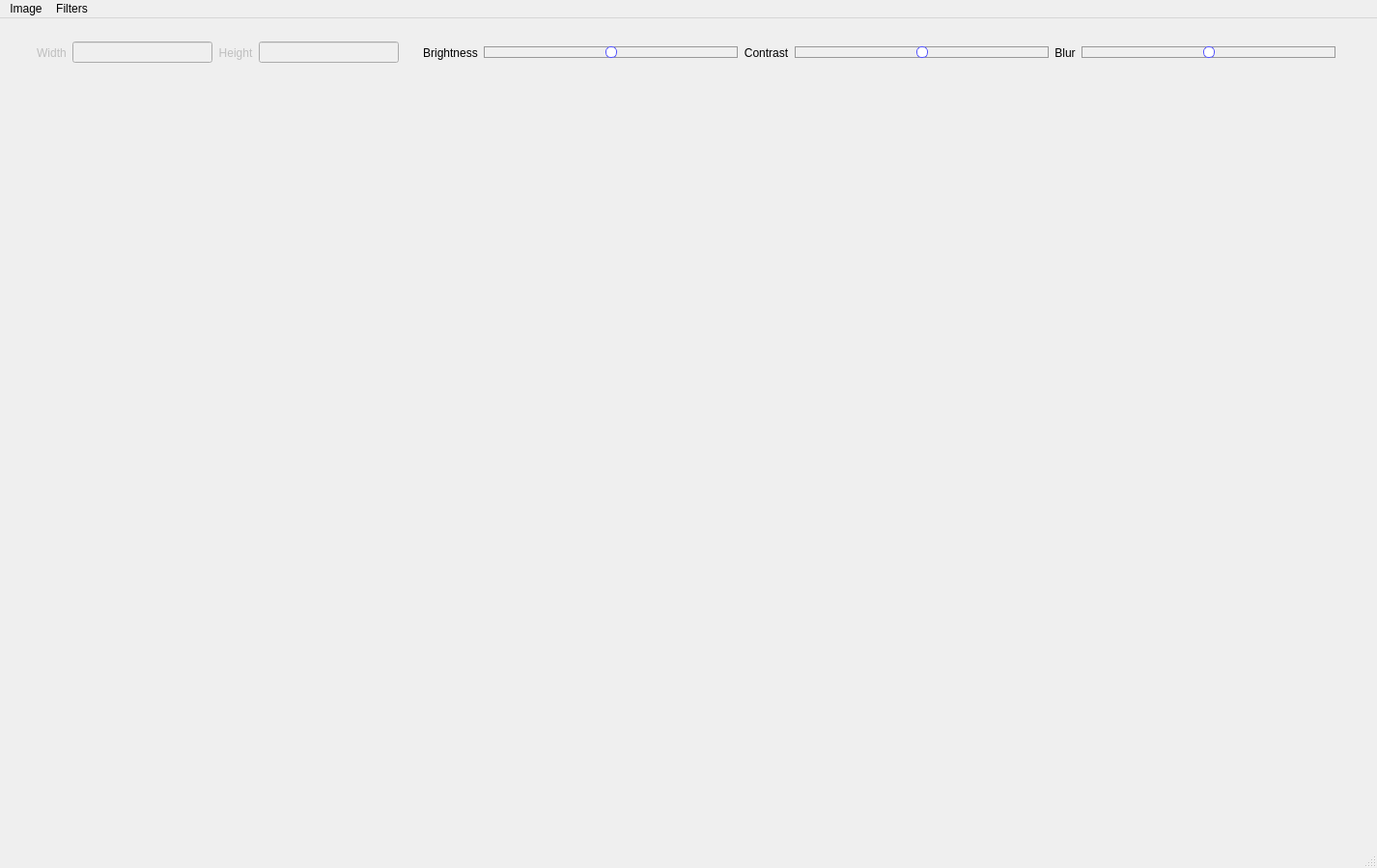
<?xml version="1.0" encoding="UTF-8"?>
<ui version="4.0">
 <class>MainWindow</class>
 <widget class="QMainWindow" name="MainWindow">
  <property name="geometry">
   <rect>
    <x>0</x>
    <y>0</y>
    <width>1426</width>
    <height>899</height>
   </rect>
  </property>
  <property name="windowTitle">
   <string>MainWindow</string>
  </property>
  <property name="styleSheet">
   <string notr="true"/>
  </property>
  <widget class="QWidget" name="centralwidget">
   <widget class="QLabel" name="label_4">
    <property name="geometry">
     <rect>
      <x>30</x>
      <y>90</y>
      <width>1361</width>
      <height>721</height>
     </rect>
    </property>
    <property name="styleSheet">
     <string notr="true"/>
    </property>
    <property name="text">
     <string/>
    </property>
   </widget>
   <widget class="QWidget" name="horizontalLayoutWidget">
    <property name="geometry">
     <rect>
      <x>430</x>
      <y>0</y>
      <width>961</width>
      <height>71</height>
     </rect>
    </property>
    <layout class="QHBoxLayout" name="horizontalLayout">
     <property name="leftMargin">
      <number>8</number>
     </property>
     <property name="topMargin">
      <number>5</number>
     </property>
     <property name="rightMargin">
      <number>8</number>
     </property>
     <property name="bottomMargin">
      <number>5</number>
     </property>
     <item>
      <widget class="QLabel" name="label">
       <property name="font">
        <font/>
       </property>
       <property name="layoutDirection">
        <enum>Qt::LeftToRight</enum>
       </property>
       <property name="text">
        <string>Brightness</string>
       </property>
       <property name="alignment">
        <set>Qt::AlignCenter</set>
       </property>
      </widget>
     </item>
     <item>
      <widget class="QSlider" name="horizontalSlider">
       <property name="enabled">
        <bool>false</bool>
       </property>
       <property name="sizePolicy">
        <sizepolicy hsizetype="Expanding" vsizetype="Preferred">
         <horstretch>0</horstretch>
         <verstretch>0</verstretch>
        </sizepolicy>
       </property>
       <property name="font">
        <font>
         <pointsize>8</pointsize>
        </font>
       </property>
       <property name="styleSheet">
        <string notr="true">QSlider::groove:horizontal {
    border: 1px solid #999999;
    height: 10px;
}

QSlider::handle:horizontal {
    background: #ffffff;
    width: 10px;
    margin: -1px -1px;
    border-radius: 5px;
    border: 1px solid #5555ff;
}

QSlider::add-page:horizontal {
    background: qlineargradient(
        x1:0, y1:0, x2:1, y2:1,
        stop:0 rgba(188, 231, 215, 255),
        stop:1 rgba(122, 215, 255, 255)
    );
}

QSlider::sub-page:horizontal {
    background: qlineargradient(
        x1:1, y1:0, x2:0.585, y2:0.556818,
        stop:0 rgba(132, 76, 171, 255),
        stop:1 rgba(122, 130, 255, 255)
    );
}
</string>
       </property>
       <property name="minimum">
        <number>-50</number>
       </property>
       <property name="maximum">
        <number>50</number>
       </property>
       <property name="pageStep">
        <number>1</number>
       </property>
       <property name="value">
        <number>0</number>
       </property>
       <property name="sliderPosition">
        <number>0</number>
       </property>
       <property name="tracking">
        <bool>true</bool>
       </property>
       <property name="orientation">
        <enum>Qt::Horizontal</enum>
       </property>
       <property name="tickPosition">
        <enum>QSlider::NoTicks</enum>
       </property>
       <property name="tickInterval">
        <number>0</number>
       </property>
      </widget>
     </item>
     <item>
      <widget class="QLabel" name="label_2">
       <property name="font">
        <font/>
       </property>
       <property name="layoutDirection">
        <enum>Qt::LeftToRight</enum>
       </property>
       <property name="text">
        <string>Contrast</string>
       </property>
       <property name="alignment">
        <set>Qt::AlignCenter</set>
       </property>
      </widget>
     </item>
     <item>
      <widget class="QSlider" name="horizontalSlider_2">
       <property name="enabled">
        <bool>false</bool>
       </property>
       <property name="sizePolicy">
        <sizepolicy hsizetype="Expanding" vsizetype="Preferred">
         <horstretch>0</horstretch>
         <verstretch>0</verstretch>
        </sizepolicy>
       </property>
       <property name="font">
        <font>
         <pointsize>8</pointsize>
        </font>
       </property>
       <property name="styleSheet">
        <string notr="true">QSlider::groove:horizontal {
    border: 1px solid #999999;
    height: 10px;
}

QSlider::handle:horizontal {
    background: #ffffff;
    width: 10px;
    margin: -1px -1px;
    border-radius: 5px;
    border: 1px solid #5555ff;
}

QSlider::add-page:horizontal {
    background: qlineargradient(
        x1:0, y1:0, x2:1, y2:1,
        stop:0 rgba(188, 231, 215, 255),
        stop:1 rgba(122, 215, 255, 255)
    );
}

QSlider::sub-page:horizontal {
    background: qlineargradient(
        x1:1, y1:0, x2:0.585, y2:0.556818,
        stop:0 rgba(132, 76, 171, 255),
        stop:1 rgba(122, 130, 255, 255)
    );
}
</string>
       </property>
       <property name="minimum">
        <number>-50</number>
       </property>
       <property name="maximum">
        <number>50</number>
       </property>
       <property name="pageStep">
        <number>1</number>
       </property>
       <property name="value">
        <number>0</number>
       </property>
       <property name="orientation">
        <enum>Qt::Horizontal</enum>
       </property>
      </widget>
     </item>
     <item>
      <widget class="QLabel" name="label_3">
       <property name="font">
        <font/>
       </property>
       <property name="layoutDirection">
        <enum>Qt::LeftToRight</enum>
       </property>
       <property name="text">
        <string>Blur</string>
       </property>
       <property name="alignment">
        <set>Qt::AlignCenter</set>
       </property>
      </widget>
     </item>
     <item>
      <widget class="QSlider" name="horizontalSlider_3">
       <property name="enabled">
        <bool>false</bool>
       </property>
       <property name="sizePolicy">
        <sizepolicy hsizetype="Expanding" vsizetype="Preferred">
         <horstretch>0</horstretch>
         <verstretch>0</verstretch>
        </sizepolicy>
       </property>
       <property name="font">
        <font>
         <pointsize>8</pointsize>
        </font>
       </property>
       <property name="styleSheet">
        <string notr="true">QSlider::groove:horizontal {
    border: 1px solid #999999;
    height: 10px;
}

QSlider::handle:horizontal {
    background: #ffffff;
    width: 10px;
    margin: -1px -1px;
    border-radius: 5px;
    border: 1px solid #5555ff;
}

QSlider::add-page:horizontal {
    background: qlineargradient(
        x1:0, y1:0, x2:1, y2:1,
        stop:0 rgba(188, 231, 215, 255),
        stop:1 rgba(122, 215, 255, 255)
    );
}

QSlider::sub-page:horizontal {
    background: qlineargradient(
        x1:1, y1:0, x2:0.585, y2:0.556818,
        stop:0 rgba(132, 76, 171, 255),
        stop:1 rgba(122, 130, 255, 255)
    );
}
</string>
       </property>
       <property name="minimum">
        <number>-50</number>
       </property>
       <property name="maximum">
        <number>50</number>
       </property>
       <property name="pageStep">
        <number>1</number>
       </property>
       <property name="value">
        <number>0</number>
       </property>
       <property name="orientation">
        <enum>Qt::Horizontal</enum>
       </property>
      </widget>
     </item>
    </layout>
   </widget>
   <widget class="QWidget" name="horizontalLayoutWidget_2">
    <property name="geometry">
     <rect>
      <x>30</x>
      <y>0</y>
      <width>391</width>
      <height>71</height>
     </rect>
    </property>
    <layout class="QHBoxLayout" name="horizontalLayout_2">
     <property name="leftMargin">
      <number>8</number>
     </property>
     <property name="topMargin">
      <number>5</number>
     </property>
     <property name="rightMargin">
      <number>8</number>
     </property>
     <property name="bottomMargin">
      <number>5</number>
     </property>
     <item>
      <widget class="QLabel" name="label_7">
       <property name="enabled">
        <bool>false</bool>
       </property>
       <property name="font">
        <font/>
       </property>
       <property name="text">
        <string>Width</string>
       </property>
       <property name="alignment">
        <set>Qt::AlignCenter</set>
       </property>
      </widget>
     </item>
     <item>
      <widget class="QLineEdit" name="lineEdit_4">
       <property name="enabled">
        <bool>false</bool>
       </property>
       <property name="font">
        <font>
         <weight>75</weight>
         <bold>true</bold>
        </font>
       </property>
      </widget>
     </item>
     <item>
      <widget class="QLabel" name="label_8">
       <property name="enabled">
        <bool>false</bool>
       </property>
       <property name="font">
        <font/>
       </property>
       <property name="text">
        <string>Height</string>
       </property>
       <property name="alignment">
        <set>Qt::AlignCenter</set>
       </property>
      </widget>
     </item>
     <item>
      <widget class="QLineEdit" name="lineEdit_3">
       <property name="enabled">
        <bool>false</bool>
       </property>
       <property name="font">
        <font>
         <weight>75</weight>
         <bold>true</bold>
        </font>
       </property>
      </widget>
     </item>
    </layout>
   </widget>
  </widget>
  <widget class="QMenuBar" name="menubar">
   <property name="geometry">
    <rect>
     <x>0</x>
     <y>0</y>
     <width>1426</width>
     <height>26</height>
    </rect>
   </property>
   <widget class="QMenu" name="menuImage">
    <property name="title">
     <string>Image</string>
    </property>
    <addaction name="actionUpload"/>
    <addaction name="actionSave"/>
    <addaction name="actionUndo"/>
    <addaction name="actionRemove"/>
   </widget>
   <widget class="QMenu" name="menuFilters">
    <property name="title">
     <string>Filters</string>
    </property>
    <addaction name="actionGrayScale"/>
    <addaction name="actionEdge_Detection"/>
    <addaction name="actionDilation"/>
    <addaction name="actionErosion"/>
    <addaction name="separator"/>
   </widget>
   <addaction name="menuImage"/>
   <addaction name="menuFilters"/>
  </widget>
  <widget class="QStatusBar" name="statusbar"/>
  <action name="actionOpen">
   <property name="text">
    <string>Open</string>
   </property>
  </action>
  <action name="actionUpload">
   <property name="text">
    <string>Upload</string>
   </property>
   <property name="shortcut">
    <string>Ctrl+U</string>
   </property>
  </action>
  <action name="actionSave">
   <property name="text">
    <string>Save</string>
   </property>
   <property name="shortcut">
    <string>Ctrl+S</string>
   </property>
  </action>
  <action name="actionUndo">
   <property name="text">
    <string>Undo</string>
   </property>
   <property name="shortcut">
    <string>Ctrl+Z</string>
   </property>
  </action>
  <action name="actionRemove">
   <property name="text">
    <string>Remove</string>
   </property>
   <property name="shortcut">
    <string>Ctrl+R</string>
   </property>
  </action>
  <action name="actionGrayScale">
   <property name="text">
    <string>GrayScale</string>
   </property>
  </action>
  <action name="actionDilation">
   <property name="text">
    <string>Dilation</string>
   </property>
  </action>
  <action name="actionErosion">
   <property name="text">
    <string>Erosion</string>
   </property>
  </action>
  <action name="actionEdge_Detection">
   <property name="text">
    <string>Edge Detection</string>
   </property>
  </action>
 </widget>
 <resources/>
 <connections/>
</ui>
